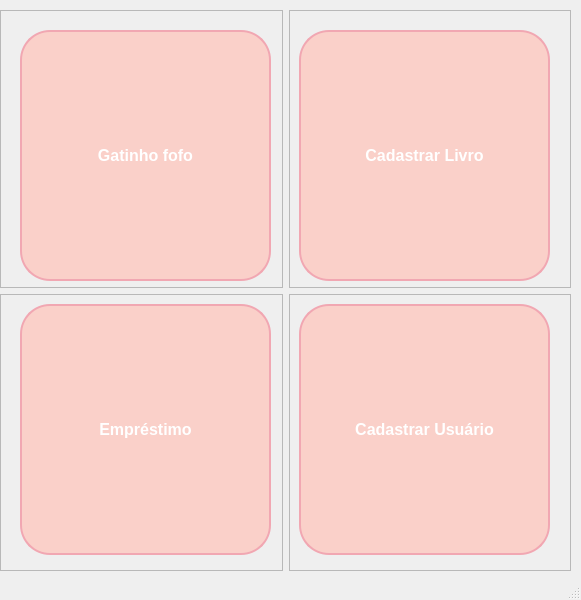
<?xml version="1.0" encoding="UTF-8"?>
<ui version="4.0">
 <class>MainWindow</class>
 <widget class="QMainWindow" name="MainWindow">
  <property name="geometry">
   <rect>
    <x>0</x>
    <y>0</y>
    <width>581</width>
    <height>600</height>
   </rect>
  </property>
  <property name="windowTitle">
   <string>MainWindow</string>
  </property>
  <widget class="QWidget" name="centralwidget">
   <widget class="QWidget" name="gridLayoutWidget">
    <property name="geometry">
     <rect>
      <x>0</x>
      <y>10</y>
      <width>571</width>
      <height>561</height>
     </rect>
    </property>
    <layout class="QGridLayout" name="gridLayout">
     <item row="0" column="0">
      <widget class="QFrame" name="frame">
       <property name="frameShape">
        <enum>QFrame::StyledPanel</enum>
       </property>
       <property name="frameShadow">
        <enum>QFrame::Raised</enum>
       </property>
       <widget class="QPushButton" name="gatinho_menu">
        <property name="geometry">
         <rect>
          <x>20</x>
          <y>20</y>
          <width>251</width>
          <height>251</height>
         </rect>
        </property>
        <property name="styleSheet">
         <string notr="true">QPushButton {
    background-color: #FAD0C9;  /* Cor de fundo rosa bebê */
    border: 2px solid #F1A7B2;  /* Borda rosa mais escura */
    color: white;  /* Cor do texto */
    font-size: 16px;  /* Tamanho da fonte */
    font-weight: bold;
    padding: 12px 24px;  /* Espaciamento interno */
    border-radius: 30px;  /* Bordas arredondadas */
    transition: all 0.3s ease;  /* Transição suave */
    box-shadow: 0 4px 8px rgba(0, 0, 0, 0.1);  /* Sombra suave */
    text-align: center;  /* Alinhar texto no centro */
}

QPushButton:hover {
    background-color: #F8A7B8;  /* Cor de fundo rosa mais forte ao passar o mouse */
    border-color: #F08B9C;  /* Cor da borda mais escura */
    box-shadow: 0 8px 16px rgba(0, 0, 0, 0.2);  /* Aumento da sombra */
}

QPushButton:pressed {
    background-color: #F1A7B2;  /* Cor de fundo rosa mais escura ao pressionar */
    border-color: #D68088;  /* Cor da borda mais escura */
    box-shadow: 0 2px 4px rgba(0, 0, 0, 0.1);  /* Sombra mais suave ao pressionar */
    transform: translateY(4px);  /* Efeito de &quot;afundar&quot; ao pressionar */
}
</string>
        </property>
        <property name="text">
         <string>Gatinho fofo</string>
        </property>
       </widget>
      </widget>
     </item>
     <item row="0" column="1">
      <widget class="QFrame" name="frame_2">
       <property name="frameShape">
        <enum>QFrame::StyledPanel</enum>
       </property>
       <property name="frameShadow">
        <enum>QFrame::Raised</enum>
       </property>
       <widget class="QPushButton" name="menu_cadastrar_livro">
        <property name="geometry">
         <rect>
          <x>10</x>
          <y>20</y>
          <width>251</width>
          <height>251</height>
         </rect>
        </property>
        <property name="styleSheet">
         <string notr="true">QPushButton {
    background-color: #FAD0C9;  /* Cor de fundo rosa bebê */
    border: 2px solid #F1A7B2;  /* Borda rosa mais escura */
    color: white;  /* Cor do texto */
    font-size: 16px;  /* Tamanho da fonte */
    font-weight: bold;
    padding: 12px 24px;  /* Espaciamento interno */
    border-radius: 30px;  /* Bordas arredondadas */
    transition: all 0.3s ease;  /* Transição suave */
    box-shadow: 0 4px 8px rgba(0, 0, 0, 0.1);  /* Sombra suave */
    text-align: center;  /* Alinhar texto no centro */
}

QPushButton:hover {
    background-color: #F8A7B8;  /* Cor de fundo rosa mais forte ao passar o mouse */
    border-color: #F08B9C;  /* Cor da borda mais escura */
    box-shadow: 0 8px 16px rgba(0, 0, 0, 0.2);  /* Aumento da sombra */
}

QPushButton:pressed {
    background-color: #F1A7B2;  /* Cor de fundo rosa mais escura ao pressionar */
    border-color: #D68088;  /* Cor da borda mais escura */
    box-shadow: 0 2px 4px rgba(0, 0, 0, 0.1);  /* Sombra mais suave ao pressionar */
    transform: translateY(4px);  /* Efeito de &quot;afundar&quot; ao pressionar */
}
</string>
        </property>
        <property name="text">
         <string>Cadastrar Livro</string>
        </property>
       </widget>
      </widget>
     </item>
     <item row="1" column="0">
      <widget class="QFrame" name="frame_3">
       <property name="frameShape">
        <enum>QFrame::StyledPanel</enum>
       </property>
       <property name="frameShadow">
        <enum>QFrame::Raised</enum>
       </property>
       <widget class="QPushButton" name="menu_sla">
        <property name="geometry">
         <rect>
          <x>20</x>
          <y>10</y>
          <width>251</width>
          <height>251</height>
         </rect>
        </property>
        <property name="styleSheet">
         <string notr="true">QPushButton {
    background-color: #FAD0C9;  /* Cor de fundo rosa bebê */
    border: 2px solid #F1A7B2;  /* Borda rosa mais escura */
    color: white;  /* Cor do texto */
    font-size: 16px;  /* Tamanho da fonte */
    font-weight: bold;
    padding: 12px 24px;  /* Espaciamento interno */
    border-radius: 30px;  /* Bordas arredondadas */
    transition: all 0.3s ease;  /* Transição suave */
    box-shadow: 0 4px 8px rgba(0, 0, 0, 0.1);  /* Sombra suave */
    text-align: center;  /* Alinhar texto no centro */
}

QPushButton:hover {
    background-color: #F8A7B8;  /* Cor de fundo rosa mais forte ao passar o mouse */
    border-color: #F08B9C;  /* Cor da borda mais escura */
    box-shadow: 0 8px 16px rgba(0, 0, 0, 0.2);  /* Aumento da sombra */
}

QPushButton:pressed {
    background-color: #F1A7B2;  /* Cor de fundo rosa mais escura ao pressionar */
    border-color: #D68088;  /* Cor da borda mais escura */
    box-shadow: 0 2px 4px rgba(0, 0, 0, 0.1);  /* Sombra mais suave ao pressionar */
    transform: translateY(4px);  /* Efeito de &quot;afundar&quot; ao pressionar */
}
</string>
        </property>
        <property name="text">
         <string>Empréstimo</string>
        </property>
       </widget>
      </widget>
     </item>
     <item row="1" column="1">
      <widget class="QFrame" name="frame_4">
       <property name="frameShape">
        <enum>QFrame::StyledPanel</enum>
       </property>
       <property name="frameShadow">
        <enum>QFrame::Raised</enum>
       </property>
       <widget class="QPushButton" name="menu_cadastrar_user">
        <property name="geometry">
         <rect>
          <x>10</x>
          <y>10</y>
          <width>251</width>
          <height>251</height>
         </rect>
        </property>
        <property name="autoFillBackground">
         <bool>false</bool>
        </property>
        <property name="styleSheet">
         <string notr="true">QPushButton {
    background-color: #FAD0C9;  /* Cor de fundo rosa bebê */
    border: 2px solid #F1A7B2;  /* Borda rosa mais escura */
    color: white;  /* Cor do texto */
    font-size: 16px;  /* Tamanho da fonte */
    font-weight: bold;
    padding: 12px 24px;  /* Espaciamento interno */
    border-radius: 30px;  /* Bordas arredondadas */
    transition: all 0.3s ease;  /* Transição suave */
    box-shadow: 0 4px 8px rgba(0, 0, 0, 0.1);  /* Sombra suave */
    text-align: center;  /* Alinhar texto no centro */
}

QPushButton:hover {
    background-color: #F8A7B8;  /* Cor de fundo rosa mais forte ao passar o mouse */
    border-color: #F08B9C;  /* Cor da borda mais escura */
    box-shadow: 0 8px 16px rgba(0, 0, 0, 0.2);  /* Aumento da sombra */
}

QPushButton:pressed {
    background-color: #F1A7B2;  /* Cor de fundo rosa mais escura ao pressionar */
    border-color: #D68088;  /* Cor da borda mais escura */
    box-shadow: 0 2px 4px rgba(0, 0, 0, 0.1);  /* Sombra mais suave ao pressionar */
    transform: translateY(4px);  /* Efeito de &quot;afundar&quot; ao pressionar */
}
</string>
        </property>
        <property name="text">
         <string>Cadastrar Usuário</string>
        </property>
       </widget>
      </widget>
     </item>
    </layout>
   </widget>
  </widget>
  <widget class="QStatusBar" name="statusbar"/>
 </widget>
 <resources/>
 <connections/>
</ui>
